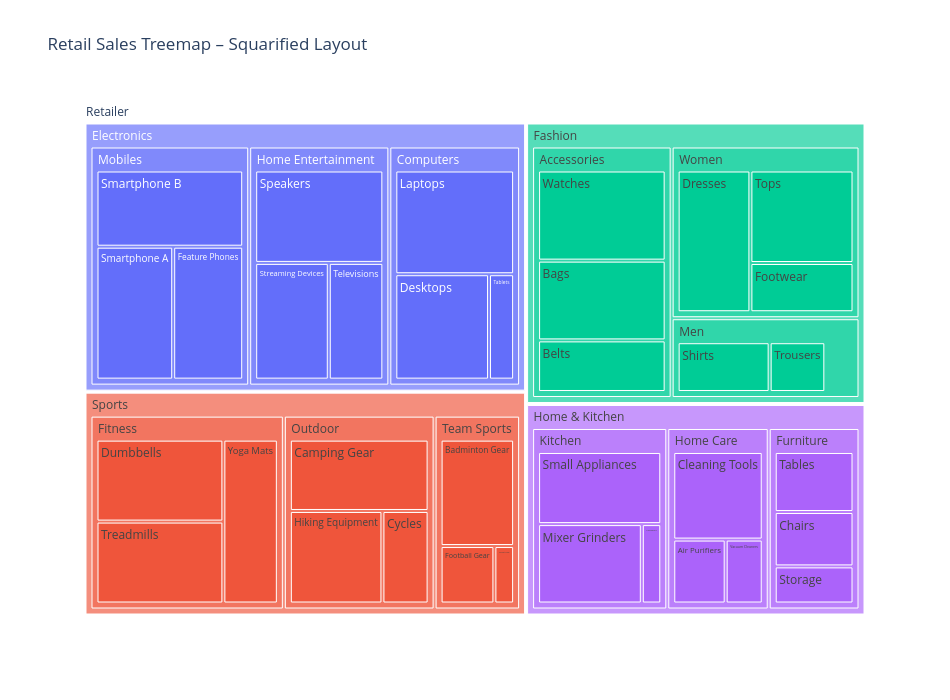

The notebook cell saved with this chart:
### Markdown cell above
### Tweak 5: Change the tiling/layout approach

Plotly's treemap trace supports tiling options such as:
- `squarify` — tries to create rectangles with more balanced aspect ratios;
- `binary` — recursively splits the space into two regions;
- `dice` and `slice` — split space in horizontal or vertical directions.

The underlying values and area proportions do not change; the arrangement and rectangle shapes can change.

### Code cell
# Create a complete hierarchy
labels = ["Retailer"]
parents = [""]

values = [df["Sales_Lakh"].sum()]

# Add categories
for category in df["Category"].unique():
    labels.append(category)
    parents.append("Retailer")

    category_sales = df.loc[
        df["Category"] == category, "Sales_Lakh"
    ].sum()

    values.append(category_sales)

# Add subcategories
for subcategory in df["Subcategory"].unique():
    labels.append(subcategory)

    category = df.loc[
        df["Subcategory"] == subcategory, "Category"
    ].iloc[0]

    parents.append(category)

    subcategory_sales = df.loc[
        df["Subcategory"] == subcategory, "Sales_Lakh"
    ].sum()

    values.append(subcategory_sales)

# Add products
for _, row in df.iterrows():
    labels.append(row["Product"])
    parents.append(row["Subcategory"])
    values.append(row["Sales_Lakh"])

# Plot
fig = go.Figure(go.Treemap(
    labels=labels,
    parents=parents,
    values=values,
    branchvalues="total",
    tiling=dict(packing="squarify")
))

fig.update_layout(
    title="Retail Sales Treemap – Squarified Layout",
    width=950,
    height=700
)

fig.show()

### Figure 1 — Plotly figure (JSON) as saved in the notebook; plotly's stock layout.template omitted (floating-point values rounded to 4 significant figures)
{"data": [{"branchvalues": "total", "labels": ["Retailer", "Electronics", "Fashion", "Home & Kitchen", "Sports", "Mobiles", "Computers", "Home Entertainment", "Men", "Women", "Accessories", "Kitchen", "Furniture", "Home Care", "Fitness", "Outdoor", "Team Sports", "Smartphone A", "Smartphone B", "Feature Phones", "Laptops", "Desktops", "Tablets", "Televisions", "Speakers", "Streaming Devices", "Shirts", "Trousers", "Footwear", "Dresses", "Tops", "Footwear", "Watches", "Bags", "Belts", "Cookware", "Mixer Grinders", "Small Appliances", "Chairs", "Tables", "Storage", "Vacuum Cleaners", "Air Purifiers", "Cleaning Tools", "Dumbbells", "Yoga Mats", "Treadmills", "Camping Gear", "Cycles", "Hiking Equipment", "Football Gear", "Cricket Gear", "Badminton Gear"], "parents": ["", "Retailer", "Retailer", "Retailer", "Retailer", "Electronics", "Electronics", "Electronics", "Fashion", "Fashion", "Fashion", "Home & Kitchen", "Home & Kitchen", "Home & Kitchen", "Sports", "Sports", "Sports", "Mobiles", "Mobiles", "Mobiles", "Computers", "Computers", "Computers", "Home Entertainment", "Home Entertainment", "Home Entertainment", "Men", "Men", "Men", "Women", "Women", "Women", "Accessories", "Accessories", "Accessories", "Kitchen", "Kitchen", "Kitchen", "Furniture", "Furniture", "Furniture", "Home Care", "Home Care", "Home Care", "Fitness", "Fitness", "Fitness", "Outdoor", "Outdoor", "Outdoor", "Team Sports", "Team Sports", "Team Sports"], "tiling": {"packing": "squarify"}, "type": "treemap", "values": [1784.0, 550.6, 442.6, 332.6, 458.0, 203.4, 167.6, 179.6, 80.55, 173.4, 188.6, 137.3, 92.21, 103.0, 206.1, 160.7, 91.15, 67.59, 74.11, 61.7, 83.12, 66.61, 17.86, 42.68, 79.36, 57.58, 42.14, 25.5, 12.91, 71.73, 66.37, 35.3, 76.77, 67.94, 43.94, 11.37, 60.59, 65.35, 33.09, 36.53, 22.59, 18, 25.47, 59.58, 72.12, 61.92, 72.08, 69.97, 30.2, 60.55, 23.39, 8.57, 59.19]}], "layout": {"height": 700, "title": {"text": "Retail Sales Treemap – Squarified Layout"}, "width": 950}}
